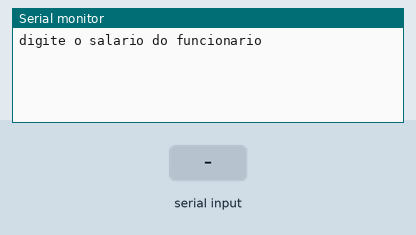
A sketch run on a simulated Arduino Uno, built with avr-gcc and run on an emulated ATmega328P. Parts: the last lines printed to the serial monitor. The test bench sets the inputs (shaded band).

Above: at 1.2 s.
1.3 s: "90,45\n" received over Serial
At 1.8 s:
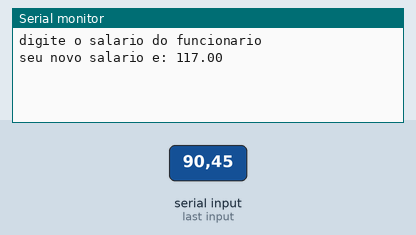
3.8 s: "30,150\n" received over Serial
At 4.6 s:
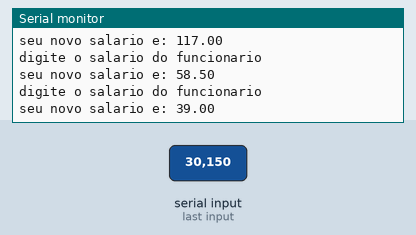
Timing chart, 0 to 6.8 s (numbered marks = the images above; inputs shaded):
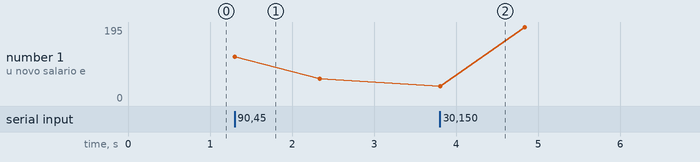

Measured:
- after the input at 1.3 s, the serial monitor: prints a new line at once (image 1)
- after the input at 3.8 s, the serial monitor: prints a new line at once (image 2)

The sketch:

download1.ino
```cpp
//Uma empresa decide dar aumento de 30% aos funcionários cujo salário é
//inferior a 500 reais. Escreva um programa que receba o salário de um
//funcionário e imprima o valor do salário reajustado ou uma mensagem caso o
//funcionário não tenha direito a aumento.

//variáveis

float salario;

 void setup()
{
   Serial.begin(9600);
}

 void loop()
{
  // entrada


    Serial.println("digite o salario do funcionario");
   while(!Serial.available());
   salario = Serial.parseFloat();

   // processamento
    if(salario < 500){
     salario = salario + (salario * 0.30);
    }else{
      Serial.println("voce nao tera aumento de 30%");
    }
  Serial.println("seu novo salario e: " + String(salario));

   delay(1000);
}
      
```
